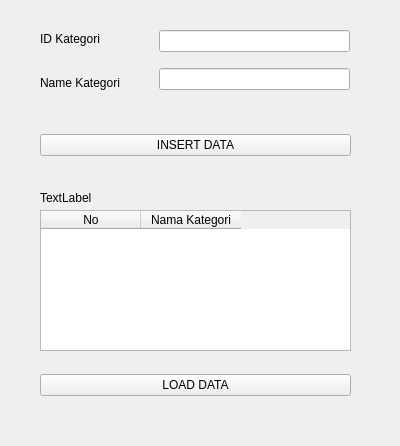
<?xml version="1.0" encoding="UTF-8"?>
<ui version="4.0">
 <class>Form</class>
 <widget class="QWidget" name="Form">
  <property name="geometry">
   <rect>
    <x>0</x>
    <y>0</y>
    <width>400</width>
    <height>446</height>
   </rect>
  </property>
  <property name="windowTitle">
   <string>Form</string>
  </property>
  <widget class="QWidget" name="horizontalLayoutWidget">
   <property name="geometry">
    <rect>
     <x>40</x>
     <y>20</y>
     <width>101</width>
     <height>81</height>
    </rect>
   </property>
   <layout class="QVBoxLayout" name="verticalLayout">
    <item>
     <widget class="QLabel" name="label">
      <property name="maximumSize">
       <size>
        <width>100</width>
        <height>100</height>
       </size>
      </property>
      <property name="text">
       <string>ID Kategori</string>
      </property>
     </widget>
    </item>
    <item>
     <widget class="QLabel" name="label_2">
      <property name="maximumSize">
       <size>
        <width>100</width>
        <height>50</height>
       </size>
      </property>
      <property name="text">
       <string>Name Kategori</string>
      </property>
     </widget>
    </item>
   </layout>
  </widget>
  <widget class="QWidget" name="verticalLayoutWidget">
   <property name="geometry">
    <rect>
     <x>159</x>
     <y>20</y>
     <width>191</width>
     <height>80</height>
    </rect>
   </property>
   <layout class="QVBoxLayout" name="verticalLayout_2">
    <item>
     <widget class="QLineEdit" name="lineEdit"/>
    </item>
    <item>
     <widget class="QLineEdit" name="lineEdit_2"/>
    </item>
   </layout>
  </widget>
  <widget class="QWidget" name="horizontalLayoutWidget_2">
   <property name="geometry">
    <rect>
     <x>40</x>
     <y>120</y>
     <width>311</width>
     <height>51</height>
    </rect>
   </property>
   <layout class="QHBoxLayout" name="horizontalLayout">
    <item>
     <widget class="QPushButton" name="pushButton">
      <property name="text">
       <string>INSERT DATA</string>
      </property>
     </widget>
    </item>
   </layout>
  </widget>
  <widget class="QLabel" name="label_3">
   <property name="geometry">
    <rect>
     <x>40</x>
     <y>190</y>
     <width>201</width>
     <height>16</height>
    </rect>
   </property>
   <property name="text">
    <string>TextLabel</string>
   </property>
  </widget>
  <widget class="QTableWidget" name="tableWidget">
   <property name="geometry">
    <rect>
     <x>40</x>
     <y>210</y>
     <width>311</width>
     <height>141</height>
    </rect>
   </property>
   <column>
    <property name="text">
     <string>No</string>
    </property>
   </column>
   <column>
    <property name="text">
     <string>Nama Kategori</string>
    </property>
   </column>
  </widget>
  <widget class="QWidget" name="horizontalLayoutWidget_3">
   <property name="geometry">
    <rect>
     <x>40</x>
     <y>360</y>
     <width>311</width>
     <height>51</height>
    </rect>
   </property>
   <layout class="QHBoxLayout" name="horizontalLayout_2">
    <item>
     <widget class="QPushButton" name="pushButton_2">
      <property name="text">
       <string>LOAD DATA</string>
      </property>
     </widget>
    </item>
   </layout>
  </widget>
 </widget>
 <resources/>
 <connections/>
</ui>
